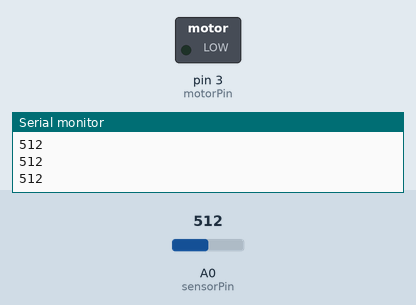
A sketch run on a simulated Arduino Uno, built with avr-gcc and run on an emulated ATmega328P. Shown: switched loads named in the sketch (green lamp = pin HIGH), the last lines printed to the serial monitor. Inputs (shaded band) come from the test bench; at power-on: A0 (sensorPin) = 512.

Above: at 1.2 s.
1.3 s: A0 (sensorPin) set to 315
2.8 s: A0 (sensorPin) set to 288
At 3.4 s:
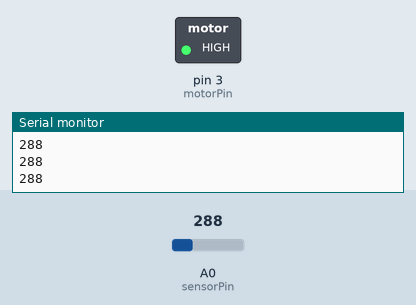
4.3 s: A0 (sensorPin) set to 306
At 5.5 s:
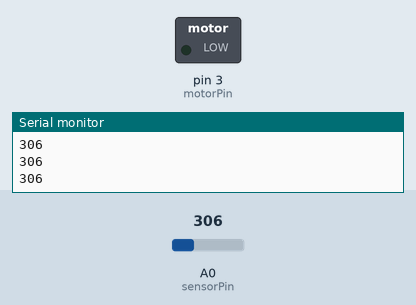
5.8 s: A0 (sensorPin) set to 290
At 6.9 s:
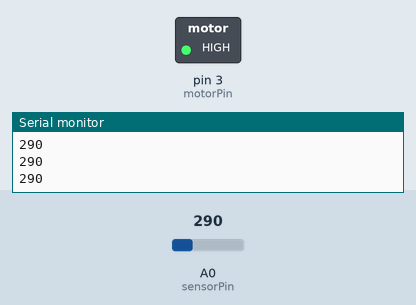
Timing chart, 0 to 8.3 s (numbered marks = the images above; inputs shaded):
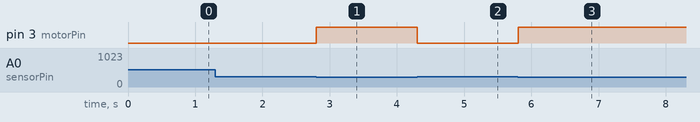

The sketch:

project.ino
```cpp
// Final Project

const int sensorPin = A0;       // Analog Input Pin
const int motorPin = 3;           // Output Pin


void setup()
{

  Serial.begin(9600);       // Setting the baud rate.
  pinMode(3, OUTPUT);
}

void loop() {

  int sensorValue = 0;

  sensorValue = analogRead(A0);

  if (sensorValue < 300)
  { // To change the point at which the light turns on change this value.
    digitalWrite(motorPin,HIGH);
  }
  else
  {
    digitalWrite(motorPin,LOW);
  }

  Serial.println(sensorValue);
}
```

Measured:
- the behaviour switches between 300 and 299 on A0 (sensorPin) (found by bisection; images 0 and 1)
- after the input at 2.8 s, pin 3 (motorPin): LOW → HIGH at once
- after the input at 4.3 s, pin 3 (motorPin): HIGH → LOW at once
- after the input at 5.8 s, pin 3 (motorPin): LOW → HIGH at once
